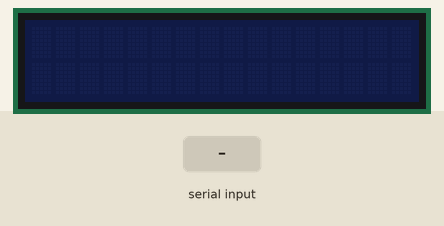
A sketch run on a simulated Arduino Uno, built with avr-gcc and run on an emulated ATmega328P. On the bench: 16×2 character LCD. The inputs (shaded band) are chosen by the test bench.

Above: at 0.8 s.
0.9 s: "WiFi connected\n" received over the second serial link
At 1.4 s:
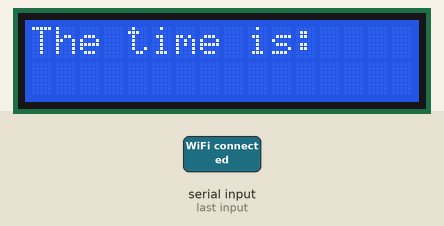
2.4 s: "WiFi connected\n" received over the second serial link
At 3.6 s:
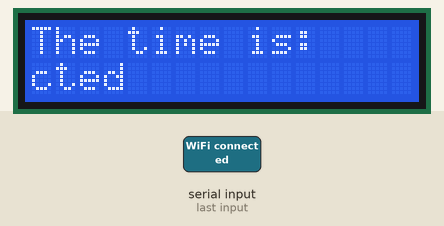
3.9 s: ";\n" received over the second serial link
At 4.9 s:
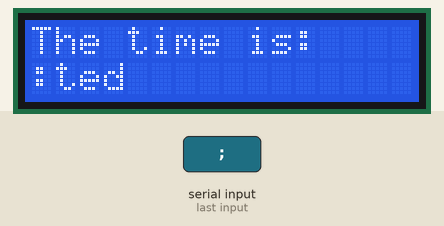
5.4 s: "WiFi connected\n" received over the second serial link
At 6.1 s:
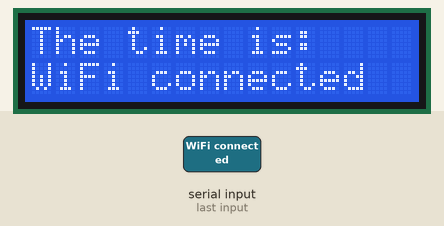
6.9 s: "1\n" received over the second serial link
At 7.2 s:
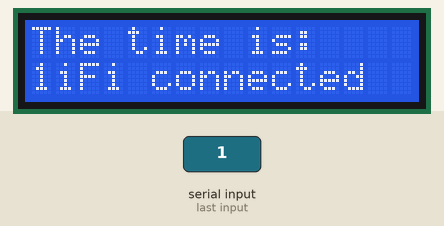
Timing chart, 0 to 9.4 s (numbered marks = the images above; inputs shaded):
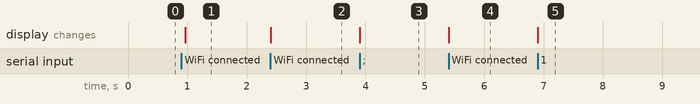

The sketch:

Arduino.ino
```cpp
#define BUFFER_SIZE 25

#include <SoftwareSerial.h>
#include <LiquidCrystal.h>

char buffer[BUFFER_SIZE];
int byte_read;
int index = 0;

// initialize UART for ESP-01S
SoftwareSerial ESPSerial(0, 1);
// initialize the library with the numbers of the interface pins
LiquidCrystal lcd(7, 8, 9, 10, 11, 12);

bool process() {
  if (ESPSerial.available() > 0) {
    byte_read = ESPSerial.read();
    buffer[index] = (char)byte_read;
    if (buffer[index] == ';') buffer[index] = ':';
    index++;

    return (byte_read == '\n' || index >= BUFFER_SIZE);
  }
  return false;
}

void setup() {
  Serial.begin(9600);
  ESPSerial.begin(9600);
  while (!ESPSerial);

  while (String(buffer).indexOf("WiFi connected") == -1) {
    while (!process());
  }

  // Clear "WiFi connected" from the buffer
  for (int i = 0; i < BUFFER_SIZE; i++) {
    buffer[i] = 0;
  }

  lcd.begin(16, 2);
  lcd.print("The time is: ");
}

void loop() {
  if (process()) {
    // Remove newline character from LCD output
    buffer[index - 1] = 0;

    lcd.setCursor(0, 1);
    lcd.print(buffer);

    index = 0;
    for (int i = 0; i < BUFFER_SIZE; i++) {
      buffer[i] = 0;
    }
  }
}
```

Measured:
- after the input at 0.9 s, the display: changes after 0.06 s (image 1)
- after the input at 2.4 s, the display: changes at once (image 2)
- after the input at 3.9 s, the display: changes at once (image 3)
- after the input at 5.4 s, the display: changes at once (image 4)
- after the input at 6.9 s, the display: changes at once (image 5)
